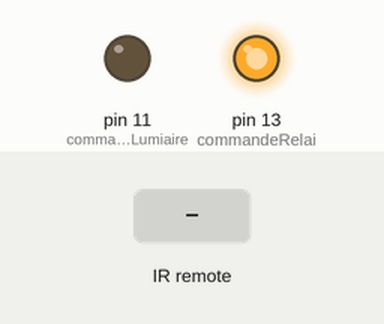
This sketch was run on a simulated Arduino Uno, built with avr-gcc and run on an emulated ATmega328P. On the bench: output pins drawn as LEDs (lit = HIGH). The test bench sets the inputs (shaded band).

Above: at 1.2 s.
1.3 s: infrared code 0x38863BE0 received
At 1.8 s:
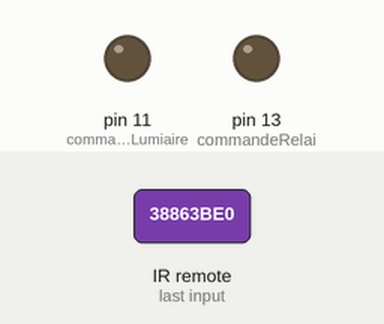
2.9 s: infrared code 0x38863BD0 received
At 4.2 s:
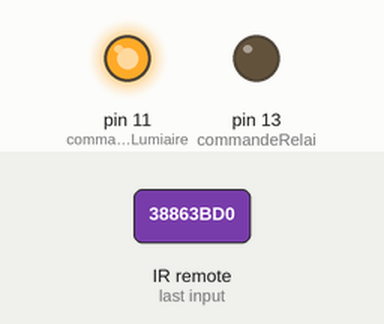
4.5 s: infrared code 0x38863BE0 received
At 5.6 s:
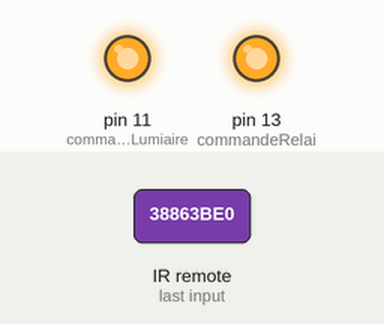
Timing chart, 0 to 7.5 s (numbered marks = the images above; inputs shaded):
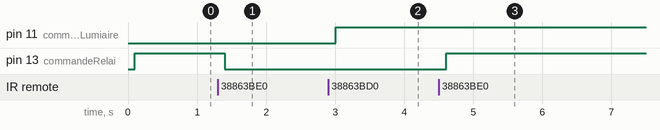

The sketch:

domotique.ino
```cpp
// (licence header left out)
#include <IRremote.h>

/*
 * IRremote: IRrecvDemo - demonstrates receiving IR codes with IRrecv
 * An IR detector/demodulator must be connected to the input RECV_PIN.
 * Version 0.1 July, 2009
 * Copyright 2009 Ken Shirriff
 * http://arcfn.com
 */

#include <IRremote.h>

int RECV_PIN = 12;
const int commandeRelai=13;
const int commandeLumiaire=11;
IRrecv irrecv(RECV_PIN);

decode_results results;

boolean alumerRelai=true;
boolean alumerLumiaire=false;

void setup()
{
  Serial.begin(9600);
  irrecv.enableIRIn(); // Start the receiver
  pinMode(commandeRelai, OUTPUT);
  pinMode(commandeLumiaire, OUTPUT);
}

void loop()
{
  if (irrecv.decode(&results))
  {
    //Serial.println(results.value);
    if(results.value==948321248)
      alumerRelai=!alumerRelai;
    if(results.value==948321232)
      alumerLumiaire=!alumerLumiaire;


    irrecv.resume(); // Receive the next value
  }
  delay(100);
  //1 948321248
  //sys 948321278
  //2 948321232

  if(alumerRelai)
    digitalWrite(commandeRelai,1);
  else
    digitalWrite(commandeRelai,0);

  if(alumerLumiaire)
    digitalWrite(commandeLumiaire,1);
  else
    digitalWrite(commandeLumiaire,0);


}
```

Measured:
- after the input at 1.3 s, pin 13 (commandeRelai): HIGH → LOW after 0.10 s
- after the input at 2.9 s, pin 11 (commandeLumiaire): LOW → HIGH after 0.10 s
- after the input at 4.5 s, pin 13 (commandeRelai): LOW → HIGH after 0.11 s
